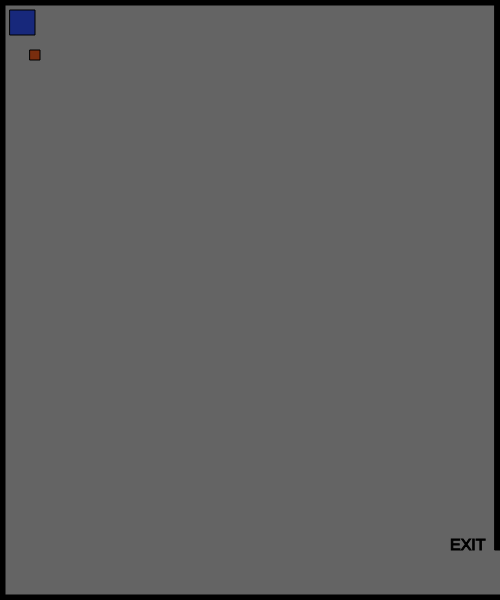
Frame 1 (no input)
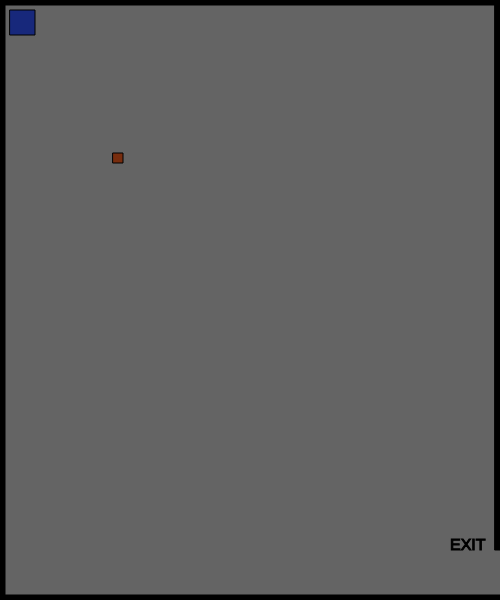
Frame 60 (no input)
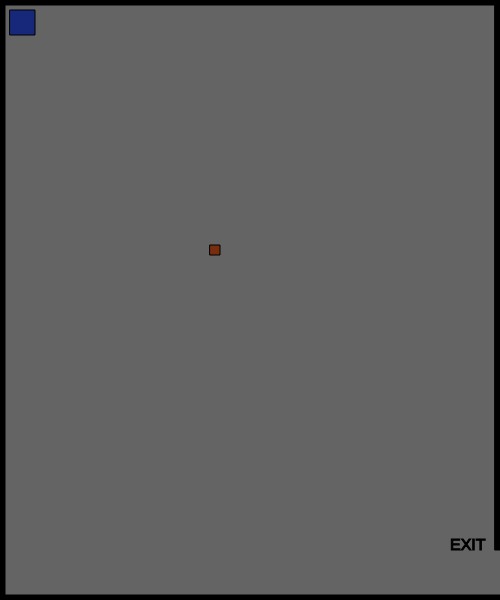
Frame 120 (the mouse pressed at the canvas centre since frame 60)

The p5.js sketch that drew these frames (run headless with seeded random() and noise() and a simulated clock; from frame 60 on, the mouse is pressed at the canvas centre):

// p5.js sketch
// ── sketch.js
// x and y for my character
var characterX = 50;
var characterY = 10;
const newLocal = 20;
// define the key codes for each letter
var w = 87; 
var s = 83;
var a= 65;
var d = 68;

// x and y for a shape
var shapeX = 30;
var shapeY = 50;
var shapeXSpeed;
var shapeYSpeed;

// create a shape when the mouse is clicked
var mouseShapeX;
var mouseShapeY;
function setup()
{
    createCanvas(500, 600);
    // get a random speed when the it first starts
    shapeXSpeed = Math.floor(Math.random() * (Math.floor(Math.random() * 5)) + 1);
    shapeYSpeed = Math.floor(Math.random() * (Math.floor(Math.random() * 5)) + 1);
    createCharacter(10,10);
}

function draw()
{
    background(100,100,100);
    stroke(0);
    fill(0);
    
    // call createBorders function
    createBorders(5);

    // exit message
    textSize(16);
    text("EXIT", width-50,height-50)

    //createCharacter(100, 100);
    drawCharacter();
    characterMovement();


    // potential enemy
    fill(120,45,14);
    // draw the shape
    square(shapeX, shapeY, 10);

     // get a random speed when the it first starts
     shapeXSpeed = Math.floor(Math.random() * (Math.floor(Math.random() * 5)) + 1);
     shapeYSpeed = Math.floor(Math.random() * (Math.floor(Math.random() * 5)) + 1);

    // move the shape
    shapeX += shapeXSpeed;
    shapeY += shapeYSpeed;
    // check to see if the shape has gone out of bounds
    if(shapeX > width)
    {
        shapeX = 0;
    }
    if(shapeX < 0)
    {
        shapeX = width;
    }
    if(shapeY > height)
    {
        shapeY = 0;
    }
    if(shapeY < 0)
    {
        shapeY = height;
    }

    


    // check to see if the character has left the exit
    if(characterX > width && characterY > width-50)
    {
        fill(0);
        stroke(5);
        textSize(26);
        text("You Win!", width/2-50, height/2-50);
    }
    // check to see if the character has gone out of bounds
    if(characterX > width && characterY<height-50)
    {
        fill(0);
        stroke(5);
        textSize(26);
        text("Out of Bounds!", width/2-50, height/2-50);
    }

    if(characterX < 0 )
    {
        fill(0);
        stroke(5);
        textSize(26);
        text("Out of Bounds!", width/2-50, height/2-50);
    }

    if(characterY < 0 )
    {
        fill(0);
        stroke(5);
        textSize(26);
        text("Out of Bounds!", width/2-50, height/2-50);
    }

    if(characterY > height )
    {
        fill(0);
        stroke(5);
        textSize(26);
        text("Out of Bounds!", width/2-50, height/2-50);
    }

    // create the shape based on the mouse click
    fill(120,75,190);
    square(mouseShapeX, mouseShapeY, 50);
}

function characterMovement()
{
    // handle the keys
    if(keyIsDown(w))
    {
        characterY -= 10;   
    }
    if(keyIsDown(s))
    {
        characterY += 10;   
    }
    if(keyIsDown(a))
    {
        characterX -= 10;   
        console.log("movement: " + characterX);
    }
    if(keyIsDown(d))
    {
        characterX += 10;   
    }
}
function createCharacter(x,y)
{
    characterX = x;
    characterY = y;
    console.log(characterX);
    //character
    
   // circle(characterX,characterY,25);
}

function drawCharacter()
{
    fill(23,40,123);
    square(characterX,characterY,25);
}
function createBorders(thickness)
{
    // top border
    rect(0,0,width,thickness);
    // left border
    rect(0,0,thickness,height);
    // bottom border
    rect(0, height-thickness,width, thickness);
    // right upper border
    rect(width-thickness,0,thickness,height-50);
}

function mouseClicked()
{
    mouseShapeX = mouseX;
    mouseShapeY = mouseY;
}
/*
function keyPressed() {
    if (keyCode === LEFT_ARROW) {
        characterX -= 10;
    } 
    else if (keyCode === RIGHT_ARROW) {
        characterX += 10;
    }
    else if (keyCode === UP_ARROW) {
        characterY -= 10;
    }
    else if (keyCode === DOWN_ARROW) {
        characterY += 10;
    }
  }
  */

// ── index.HTML
<html>
    <head>
        <title>Game page!</title>
        <script src="p5.min.js"></script>
        <script src="sketch.js"></script>
    </head>
    <body>

    </body>
</html>
